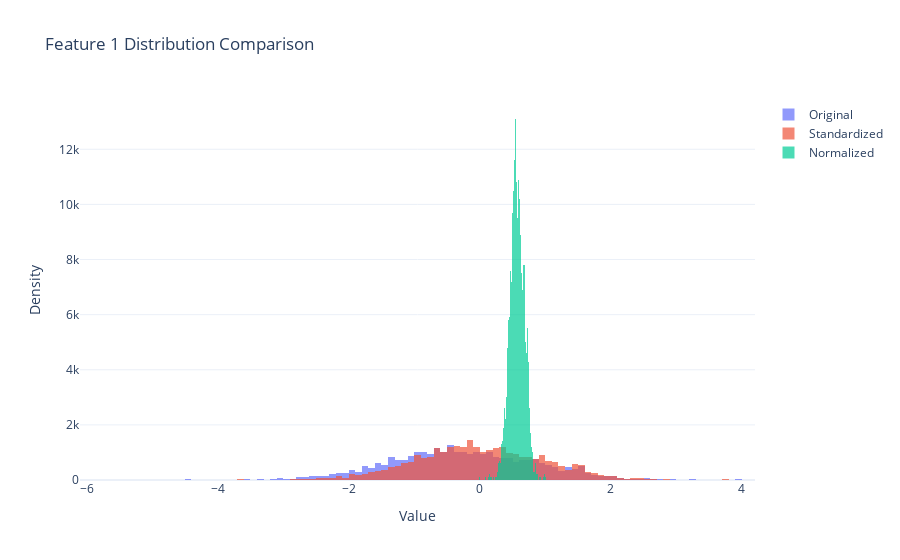

Notebook source saved alongside this figure:
### Markdown cell above
Investigate the distribution of the data.

### Code cell
import numpy as np
import pandas as pd
import plotly.express as px
from sklearn.preprocessing import StandardScaler, MinMaxScaler
from plotly import graph_objects as go
from src.utils import plotters

# Standardize and normalize the training data
scaler_standard = StandardScaler()
train_data_standardized = scaler_standard.fit_transform(train_data)

scaler_minmax = MinMaxScaler()
train_data_normalized = scaler_minmax.fit_transform(train_data)

# 比较第一个特征在不同处理方法下的分布
plotters.plot_overlay_density(
    [train_data, train_data_standardized, train_data_normalized],
    ["Original", "Standardized", "Normalized"],
    feature_idx=0,  # 比较第一个特征
    title="Feature 1 Distribution Comparison"
)
# plotters.plot_overlay_density(
#     [train_data, train_data_standardized, train_data_normalized],
#     ["Original", "Standardized", "Normalized"],
#     feature_idx=2,  # 比较第一个特征
#     title="Feature 2 Distribution Comparison"
# )
# plotters.plot_overlay_density(
#     [train_data, train_data_standardized, train_data_normalized],
#     ["Original", "Standardized", "Normalized"],
#     feature_idx=3,  # 比较第一个特征
#     title="Feature 3 Distribution Comparison"
# )

### Figure 1 — Plotly figure (JSON) as saved in the notebook; plotly's stock layout.template omitted (floating-point values rounded to 4 significant figures; data arrays with more than 128 entries replaced by an {"elided": "..."} marker saying what was removed)
{"data": [{"histnorm": "density", "name": "Original", "opacity": 0.7, "type": "histogram", "x": {"elided": "2998 float values"}}, {"histnorm": "density", "name": "Standardized", "opacity": 0.7, "type": "histogram", "x": {"elided": "2998 float values"}}, {"histnorm": "density", "name": "Normalized", "opacity": 0.7, "type": "histogram", "x": {"elided": "2998 float values"}}], "layout": {"barmode": "overlay", "title": {"text": "Feature 1 Distribution Comparison"}, "xaxis": {"title": {"text": "Value"}}, "yaxis": {"title": {"text": "Density"}}}}
